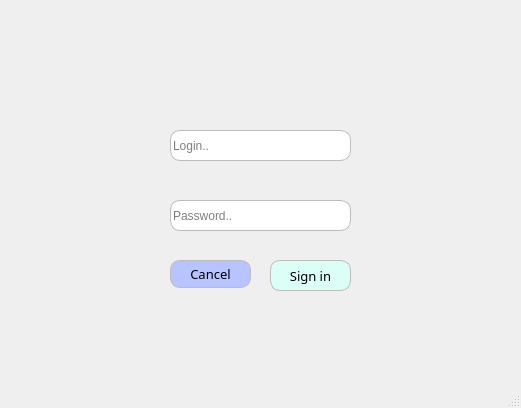
<?xml version="1.0" encoding="UTF-8"?>
<ui version="4.0">
 <class>admin_sign_in</class>
 <widget class="QMainWindow" name="admin_sign_in">
  <property name="geometry">
   <rect>
    <x>0</x>
    <y>0</y>
    <width>521</width>
    <height>408</height>
   </rect>
  </property>
  <property name="windowTitle">
   <string>Admin</string>
  </property>
  <widget class="QWidget" name="centralwidget">
   <widget class="QLineEdit" name="login_admin">
    <property name="geometry">
     <rect>
      <x>170</x>
      <y>130</y>
      <width>181</width>
      <height>31</height>
     </rect>
    </property>
    <property name="styleSheet">
     <string notr="true">QLineEdit{
border: 1px solid rgb(188, 188, 186);
border-radius: 10px;
}</string>
    </property>
    <property name="text">
     <string/>
    </property>
    <property name="placeholderText">
     <string>Login..</string>
    </property>
   </widget>
   <widget class="QLineEdit" name="password_admin">
    <property name="geometry">
     <rect>
      <x>170</x>
      <y>200</y>
      <width>181</width>
      <height>31</height>
     </rect>
    </property>
    <property name="styleSheet">
     <string notr="true">QLineEdit{
border: 1px solid rgb(188, 188, 186);
border-radius: 10px;
}</string>
    </property>
    <property name="placeholderText">
     <string>Password..</string>
    </property>
   </widget>
   <widget class="QPushButton" name="sign_in_admin">
    <property name="geometry">
     <rect>
      <x>270</x>
      <y>260</y>
      <width>81</width>
      <height>31</height>
     </rect>
    </property>
    <property name="sizeIncrement">
     <size>
      <width>0</width>
      <height>0</height>
     </size>
    </property>
    <property name="font">
     <font>
      <family>Arial Unicode MS</family>
      <pointsize>10</pointsize>
     </font>
    </property>
    <property name="styleSheet">
     <string notr="true">QPushButton{
border: 1px solid rgb(188, 188, 186);
border-radius: 10px;
background-color: rgb(219, 255, 246)
}</string>
    </property>
    <property name="text">
     <string>Sign in</string>
    </property>
    <property name="checkable">
     <bool>false</bool>
    </property>
    <property name="autoRepeatDelay">
     <number>300</number>
    </property>
   </widget>
   <widget class="QPushButton" name="cancel_admin">
    <property name="geometry">
     <rect>
      <x>170</x>
      <y>260</y>
      <width>81</width>
      <height>28</height>
     </rect>
    </property>
    <property name="font">
     <font>
      <family>Arial Unicode MS</family>
      <pointsize>10</pointsize>
     </font>
    </property>
    <property name="styleSheet">
     <string notr="true">QPushButton{
border: 1px solid rgb(188, 188, 186);
border-radius: 10px;
background-color: rgb(183, 196, 255)
}
</string>
    </property>
    <property name="text">
     <string>Cancel</string>
    </property>
   </widget>
  </widget>
  <widget class="QStatusBar" name="statusbar"/>
 </widget>
 <resources/>
 <connections/>
</ui>
